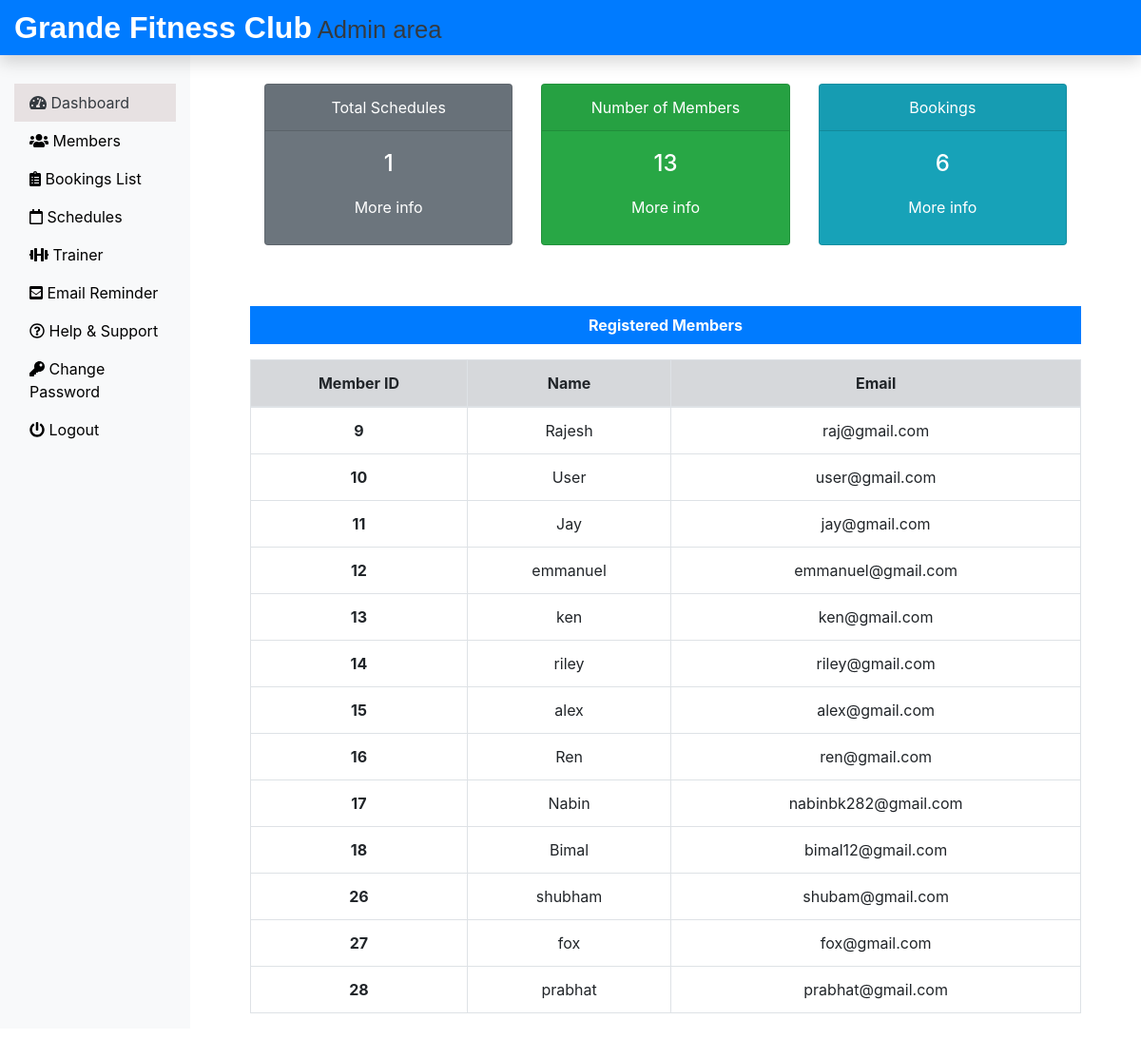
The app's page /Admin/dashboard.php (signed in), older data.
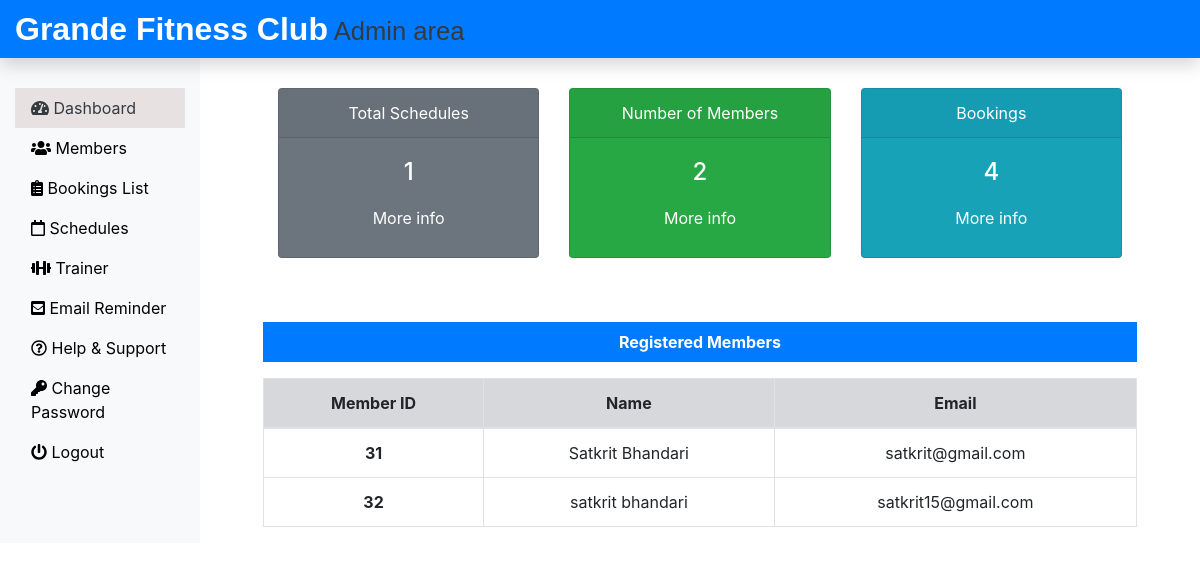
The same page, newer data.
### tables this page shows
CREATE TABLE `memberlogin_tb` (
  `m_login_id` int(11) NOT NULL,
  `m_name` varchar(60) NOT NULL,
  `m_email` varchar(60) NOT NULL,
  `m_password` varchar(60) NOT NULL,
  `status` varchar(10) DEFAULT 'active'
);

### Admin/dashboard.php (the view, shortened to what this page needs)
<?php
include('includes/header.php');
include('../dbConnection.php');
$sql = "SELECT * FROM memberlogin_tb";
$result = $conn->query($sql);
$totaltech = $result ? $result->num_rows : 0;
$sql = "SELECT * FROM tbl_events";
$result = @$conn->query($sql);
$totalmeb = ($result) ? $result->num_rows : 0;
$sql = "SELECT * FROM submitbookingt_tb";
$result = $conn->query($sql);
$totalbok = $result ? $result->num_rows : 0;
?>
<div class="col-sm-9 col-md-10">
  <div class="row mx-5 text-center">
    <div class="col-sm-4 mt-5">
      <div class="card text-white bg-secondary mb-3" style="max-width: 18rem;">
        <div class="card-header">Total Schedules</div>
        <div class="card-body">
          <h4 class="card-title"><?php echo $totalmeb; ?></h4>
          <a class="btn text-white" href="view_schedule.php">More info</a>
        </div>
      </div>
    </div>
    <div class="col-sm-4 mt-5">
      <div class="card text-white bg-success mb-3" style="max-width: 18rem;">
        <div class="card-header">Number of Members</div>
        <div class="card-body">
          <h4 class="card-title"><?php echo $totaltech; ?></h4>
          <a class="btn text-white" href="member.php">More info</a>
        </div>
      </div>
    </div>
    <div class="col-sm-4 mt-5">
      <div class="card text-white bg-info mb-3" style="max-width: 18rem;">
        <div class="card-header">Bookings</div>
        <div class="card-body">
          <h4 class="card-title"><?php echo $totalbok; ?></h4>
          <a class="btn text-white" href="bookings.php">More info</a>
        </div>
      </div>
    </div>
  </div>
  <div class="mx-5 mt-5 text-center">
    <p class="bg-primary text-white p-2"><b>Registered Members</b></p>
    <?php
    $sql = "SELECT * FROM memberlogin_tb";
    $result = $conn->query($sql);
    if ($result->num_rows > 0) {
      echo '<table class="table table-bordered table-hover">
              <thead>
                <tr class="table-secondary">
                  <th scope="col">Member ID</th>
                  <th scope="col">Name</th>
                  <th scope="col">Email</th>
                </tr>
              </thead>
              <tbody>';
      while ($row = $result->fetch_assoc()) {
        echo '<tr>';
        echo '<th scope="row">' . $row["m_login_id"] . '</th>';
        echo '<td>' . $row["m_name"] . '</td>';
        echo '<td>' . $row["m_email"] . '</td>';
        echo '</tr>';
      }
      echo '</tbody></table>';
    } else {
      echo '<div class="alert alert-info">No registered members found.</div>';
    }
    ?>
  </div>
</div>
<?php include('includes/footer.php'); ?>

### Admin/includes/header.php (shortened to what this page needs)
<!DOCTYPE html>
<html lang="en">
<head>
 <link rel="stylesheet" href="../css/bootstrap.min.css">
 <link rel="stylesheet" href="../css/all.min.css">
 <link rel="stylesheet" href="../css/custom.css">
</head>
<body>
 <nav class="navbar navbar-dark bg-primary fixed-top p-0 shadow">
  <a class="navbar-brand col-sm-3 col-md-2 mr-0" href="dashboard.php"><b>Grande Fitness Club</b><small class="text-dark">     Admin area
  </small>
  </a>
 </nav>
 <div class="container-fluid mb-5" style="margin-top:40px;">
  <div class="row">
   <nav class="col-sm-3 col-md-2 bg-light sidebar py-5 d-print-none">
    <div class="sidebar-sticky">
     <ul class="nav flex-column">
      <li class="nav-item ">
       <a class="nav-link text-dark <?php if(PAGE == 'dashboard') { echo 'active'; } ?> " href="dashboard.php">
        <i class="fas fa-tachometer-alt"></i>
        Dashboard
       </a>
      </li>
      <li class="nav-item">
       <a class="nav-link <?php if(PAGE == 'Members') { echo 'active'; } ?>" href="member.php">
        <i class="fas fa-users"></i>
        Members
       </a>
      </li>
      <li class="nav-item">
       <a class="nav-link <?php if(PAGE == 'Bookings') { echo 'active'; } ?>" href="bookings.php">
        <i class="fas fa-clipboard-list"></i>
        Bookings List
       </a>
      </li>
      <li class="nav-item">
       <a class="nav-link <?php if(PAGE == 'viewschedule') { echo 'active'; } ?> " href="view_schedule.php">
        <i class="far fa-calendar"></i>
        Schedules
       </a>
      </li>
      <li class="nav-item">
  <a class="nav-link <?php if(PAGE == 'trainer') echo 'active'; ?>" href="manage_trainer.php">
    <i class="fas fa-dumbbell"></i>
    Trainer
  </a>
</li>
      <li class="nav-item">
       <a class="nav-link <?php if(PAGE == 'contact') { echo 'active'; } ?> " href="contact us.php">
        <i class="fas fa-envelope-square"></i>
        Email Reminder
       </a>
      </li>
      <li class="nav-item">
       <a class="nav-link <?php if(PAGE == 'help') { echo 'active'; } ?> " href="help.php">
        <i class="far fa-question-circle"></i>
        Help & Support
       </a>
      </li>
      <li class="nav-item">
       <a class="nav-link <?php if(PAGE == 'changepass') { echo 'active'; } ?>" href="changepass.php">
        <i class="fas fa-key"></i>
        Change Password
       </a>
      </li>
      <li class="nav-item">
       <a class="nav-link" href="../logout.php">
        <i class="fas fa-power-off"></i>
        Logout
       </a>
      </li>
     </ul>
    </div>
   </nav>

### Admin/includes/footer.php (shortened to what this page needs)
</body>
</html>

### css/custom.css (style rules this page uses)
.navbar-brand { font-family: 'Ubuntu', sans-serif; font-size: 2em; font-weight: bold; }
a { color: black; }
.active { color: white; background-color: #e7e1e2; }

Row changes from the older to the newer data that the page shows:
removed memberlogin_tb: m_login_id "9", m_name "Rajesh", m_email "raj@gmail.com"
removed memberlogin_tb: m_login_id "10", m_name "User", m_email "user@gmail.com"
removed memberlogin_tb: m_login_id "11", m_name "Jay", m_email "jay@gmail.com"
removed memberlogin_tb: m_login_id "12", m_name "emmanuel", m_email "emmanuel@gmail.com"
removed memberlogin_tb: m_login_id "13", m_name "ken", m_email "ken@gmail.com"
removed memberlogin_tb: m_login_id "14", m_name "riley", m_email "riley@gmail.com"
removed memberlogin_tb: m_login_id "15", m_name "alex", m_email "alex@gmail.com"
removed memberlogin_tb: m_login_id "16", m_name "Ren", m_email "ren@gmail.com"
removed memberlogin_tb: m_login_id "17", m_name "Nabin", m_email "nabinbk282@gmail.com"
removed memberlogin_tb: m_login_id "18", m_name "Bimal", m_email "bimal12@gmail.com"
removed memberlogin_tb: m_login_id "26", m_name "shubham", m_email "shubam@gmail.com"
removed memberlogin_tb: m_login_id "27", m_name "fox", m_email "fox@gmail.com"
removed memberlogin_tb: m_login_id "28", m_name "prabhat", m_email "prabhat@gmail.com"
added memberlogin_tb: m_login_id "31", m_name "Satkrit Bhandari", m_email "satkrit@gmail.com"
added memberlogin_tb: m_login_id "32", m_name "satkrit bhandari", m_email "satkrit15@gmail.com"
Text that changed along with them:
$totaltech: "13" → "2"
$totalbok: "6" → "4"
